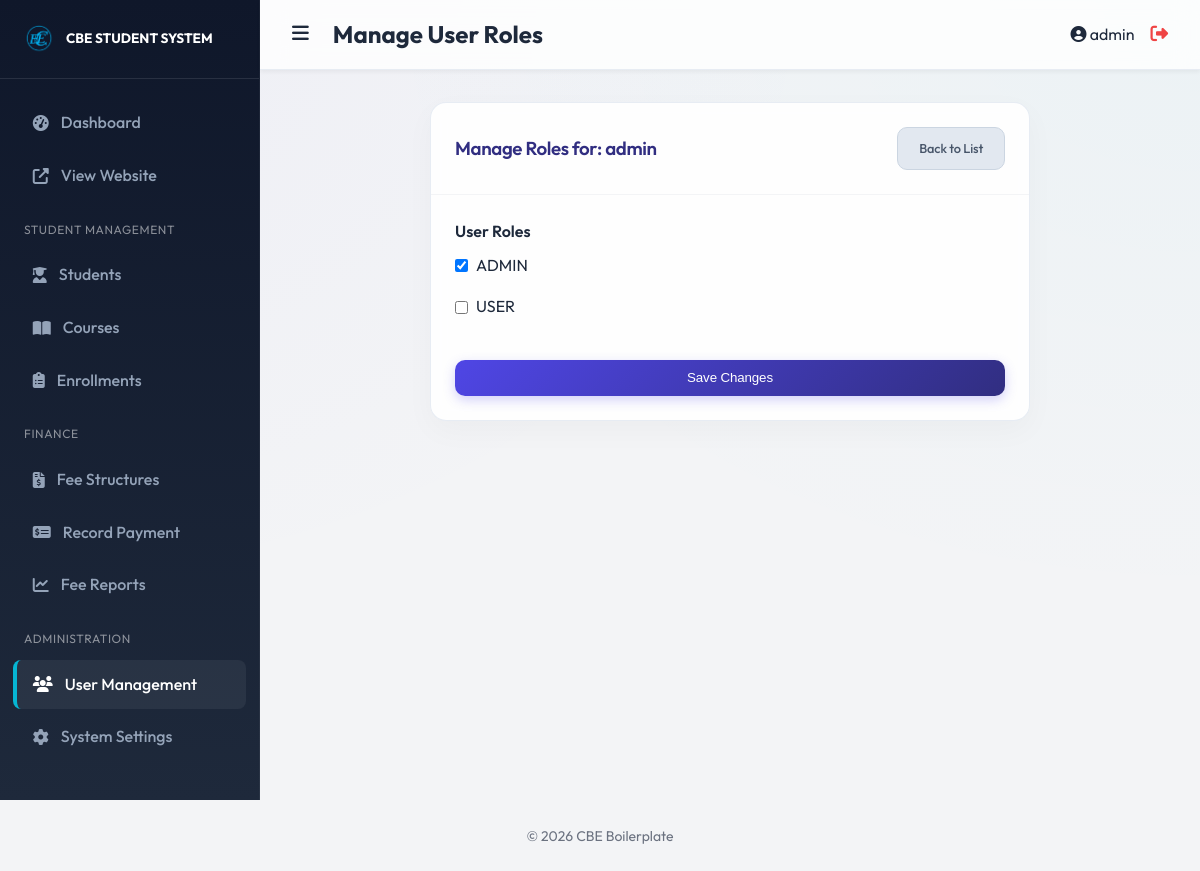
The app's page /modules/users/edit.php?id=1 (signed in) with its own data.
### tables this page shows
CREATE TABLE `users` (
  `id` int(11) NOT NULL AUTO_INCREMENT,
  `username` varchar(50) NOT NULL,
  `email` varchar(100) NOT NULL,
  `password` varchar(255) NOT NULL,
  `created_at` timestamp NOT NULL DEFAULT current_timestamp(),
  PRIMARY KEY (`id`),
  UNIQUE KEY `email` (`email`),
  UNIQUE KEY `username` (`username`)
);

CREATE TABLE `roles` (
  `id` int(11) NOT NULL AUTO_INCREMENT,
  `name` varchar(50) NOT NULL,
  PRIMARY KEY (`id`)
);

### public/modules/users/edit.php (the view, shortened to what this page needs)
<?php
include __DIR__ . '/../../../includes/header.php';
require_once __DIR__ . '/../../../config/database.php';
$user_id = $_GET['id'] ?? 0;
$stmt = $pdo->prepare("SELECT * FROM users WHERE id = ?");
$stmt->execute([$user_id]);
$user = $stmt->fetch();
$roles = $pdo->query("SELECT * FROM roles")->fetchAll();
$stmt = $pdo->prepare("SELECT role_id FROM user_roles WHERE user_id = ?");
$stmt->execute([$user_id]);
$current_role_ids = $stmt->fetchAll(PDO::FETCH_COLUMN);
?>
<div class="card" style="max-width: 600px; margin: 0 auto;">
    <div class="card-header">
        <h3>Manage Roles for: <?php echo htmlspecialchars($user['username']); ?></h3>
        <a href="list.php" class="btn btn-secondary btn-sm" style="width: auto;">Back to List</a>
    </div>
    <div style="padding: 1.5rem;">
        <form method="POST">
            <div class="form-group">
                <label>User Roles</label>
                <div style="display: flex; flex-direction: column; gap: 0.5rem; margin-top: 0.5rem;">
                    <?php foreach ($roles as $role): ?>
                        <label style="display: flex; align-items: center; gap: 0.5rem; font-weight: normal; cursor: pointer;">
                            <input type="checkbox" name="roles[]" value="<?php echo $role['id']; ?>"
                                <?php echo in_array($role['id'], $current_role_ids) ? 'checked' : ''; ?>>
                            <?php echo strtoupper($role['name']); ?>
                        </label>
                    <?php endforeach; ?>
                </div>
            </div>
            <div style="margin-top: 2rem;">
                <button type="submit" class="btn btn-primary">Save Changes</button>
            </div>
        </form>
    </div>
</div>
<?php include __DIR__ . '/../../../includes/footer.php'; ?>

### public/assets/css/main.css (style rules this page uses)
* { box-sizing: border-box; margin: 0; padding: 0; }
body { font-family: var(--font_family); background-color: var(--background); color: var(--text); line-height: 1.6; }
a { text-decoration: none; color: inherit; }
.form-group { margin-bottom: 1rem; }
.form-group label { display: block; margin-bottom: 0.5rem; font-weight: 600; }
.btn { display: inline-block; padding: 0.75rem 1.5rem; border-radius: 6px; border: none; cursor: pointer; font-weight: 600; transition: all 0.3s ease; }
.btn-primary { background-color: var(--primary); color: white; width: 100%; }
.card { background: white; border-radius: 12px; box-shadow: 0 4px 6px rgba(0, 0, 0, 0.02); overflow: hidden; }
.card-header { padding: 1.5rem; border-bottom: 1px solid #f3f4f6; display: flex; justify-content: space-between; align-items: center; }
.btn-sm { padding: 0.4rem 0.8rem; font-size: 0.8rem; }
.btn-secondary { background-color: #6b7280; color: white; }
html { scroll-behavior: smooth; }
:root { --glass-bg: rgba(255, 255, 255, 0.7); --glass-border: rgba(255, 255, 255, 0.4); --glass-shadow: 0 8px 32px 0 rgba(31, 38, 135, 0.07); }
.card, .stat-card { border: none; border-radius: 16px; box-shadow: 0 4px 20px rgba(0,0,0,0.05); transition: transform 0.2s, box-shadow 0.2s; }
body { background-image: radial-gradient(at 0% 0%, rgba(79, 70, 229, 0.03) 0px, transparent 50%), radial-gradient(at 100% 0%, rgba(6, 182, 212, 0.03) 0px, transparent 50%); background-attachment: fixed; }
.card { background: rgba(255, 255, 255, 0.9); border: 1px solid rgba(226, 232, 240, 0.8); backdrop-filter: blur(8px); box-shadow: 0 10px 30px rgba(0, 0, 0, 0.03); margin-bottom: 2rem; }
.card-header h3 { font-weight: 600; letter-spacing: -0.02em; color: var(--secondary); }
.btn { border-radius: 10px; display: inline-flex; align-items: center; justify-content: center; gap: 0.5rem; font-weight: 500; letter-spacing: -0.01em; padding: 0.65rem 1.3rem; }
.btn-primary { background: linear-gradient(135deg, var(--primary) 0%, var(--secondary) 100%) !important; color: white; box-shadow: 0 4px 12px rgba(79, 70, 229, 0.25); }
.btn-secondary { background: #e2e8f0 !important; color: #475569 !important; border: 1.5px solid #cbd5e1; }

### records on screen
users: username "admin"
roles: id "☑", name "ADMIN"
roles: name "USER"

### other values on screen
get_setting('system_name', 'CBE SYSTEM') "CBE STUDENT SYSTEM"
$page_title "Manage User Roles"
$_SESSION['username'] "admin"
get_setting('footer_text', '© 2026 CBE Boilerplate') "© 2026 CBE Boilerplate"
